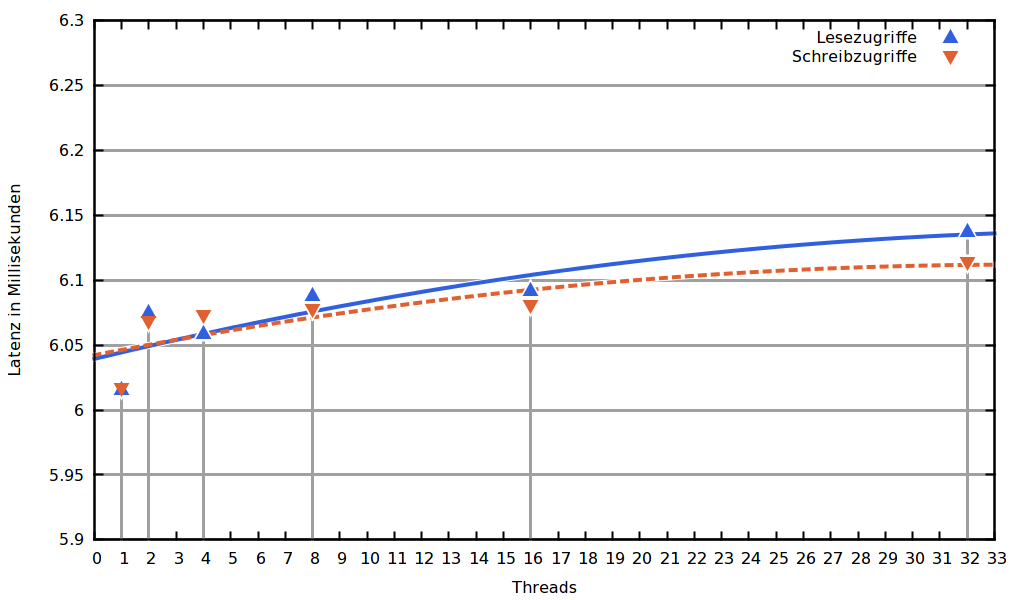

Reproduce this figure in gnuplot.

set style line 1 linecolor rgb '#3060e0' linetype 1 pointtype 9  pointsize 1.5 linewidth 4 # blue 1
set style line 2 linecolor rgb '#e06030' linetype 2 pointtype 11 pointsize 1.5 linewidth 4 # red 2
set style line 3 linecolor rgb '#a0a0a0' linetype 1                            linewidth 3 # grey 3
set style line 4 linecolor rgb '#ffffff' linetype 1 pointtype 9  pointsize 2   linewidth 6 # white 4
set style line 5 linecolor rgb '#ffffff' linetype 1 pointtype 11 pointsize 2   linewidth 6 # white 5

unset title
set yrange [5.9:6.3]
set xrange [0:33]
set xtics 1
set xlabel 'Threads'
set ylabel 'Latenz in Millisekunden'
set grid ytics ls 3
set border linewidth 2

r(x)= c*x**2 + b*x + a
w(x)= d*x**2 + e*x + f
fit r(x) 'avg_read_lat.txt'  via a, b, c
fit w(x) 'avg_write_lat.txt' via d, e, f

set terminal pngcairo size 1024,600 notransparent dashed
set output "results.png"
plot \
	'avg_read_lat.txt'  with impulses ls 3 title '', \
	'avg_write_lat.txt' with impulses ls 3 title '', \
	r(x) ls 4 title '', \
	w(x) ls 4 title '', \
	r(x) ls 1 title '', \
	w(x) ls 2 title '', \
	'avg_read_lat.txt'  with points ls 4 title '', \
	'avg_write_lat.txt' with points ls 5 title '', \
	'avg_read_lat.txt'  with points ls 1 title 'Lesezugriffe', \
	'avg_write_lat.txt' with points ls 2 title 'Schreibzugriffe'

